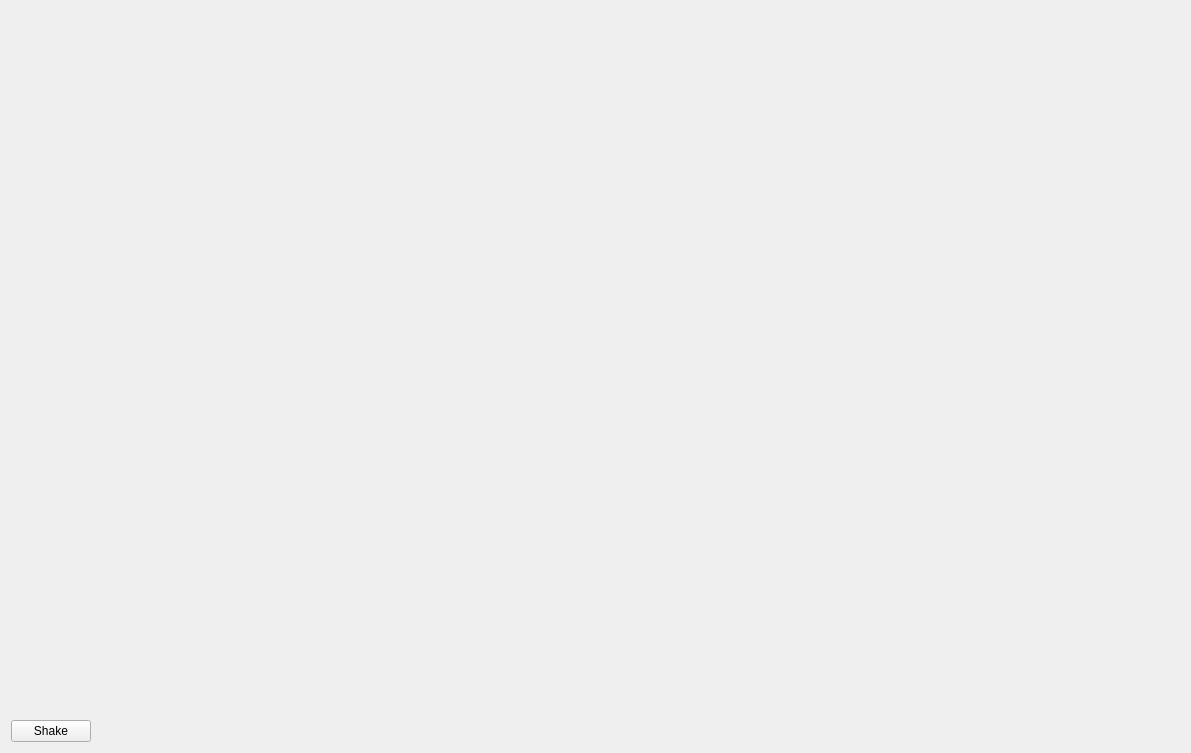
<?xml version="1.0" encoding="UTF-8"?>
<ui version="4.0">
 <class>CameraForm</class>
 <widget class="QWidget" name="CameraForm">
  <property name="geometry">
   <rect>
    <x>0</x>
    <y>0</y>
    <width>1191</width>
    <height>753</height>
   </rect>
  </property>
  <property name="windowTitle">
   <string>Pixelschlacht: Camera Example</string>
  </property>
  <layout class="QVBoxLayout" name="verticalLayout">
   <item>
    <widget class="Qtr2dWidget" name="pxswidget" native="true">
     <property name="sizePolicy">
      <sizepolicy hsizetype="Preferred" vsizetype="Expanding">
       <horstretch>0</horstretch>
       <verstretch>0</verstretch>
      </sizepolicy>
     </property>
    </widget>
   </item>
   <item>
    <layout class="QHBoxLayout" name="horizontalLayout">
     <item>
      <widget class="QPushButton" name="btnShake">
       <property name="text">
        <string>Shake</string>
       </property>
      </widget>
     </item>
     <item>
      <spacer name="horizontalSpacer">
       <property name="orientation">
        <enum>Qt::Horizontal</enum>
       </property>
       <property name="sizeHint" stdset="0">
        <size>
         <width>40</width>
         <height>20</height>
        </size>
       </property>
      </spacer>
     </item>
    </layout>
   </item>
  </layout>
 </widget>
 <customwidgets>
  <customwidget>
   <class>Qtr2dWidget</class>
   <extends>QWidget</extends>
   <header>qtr2dwidget.h</header>
   <container>1</container>
  </customwidget>
 </customwidgets>
 <resources/>
 <connections/>
</ui>
